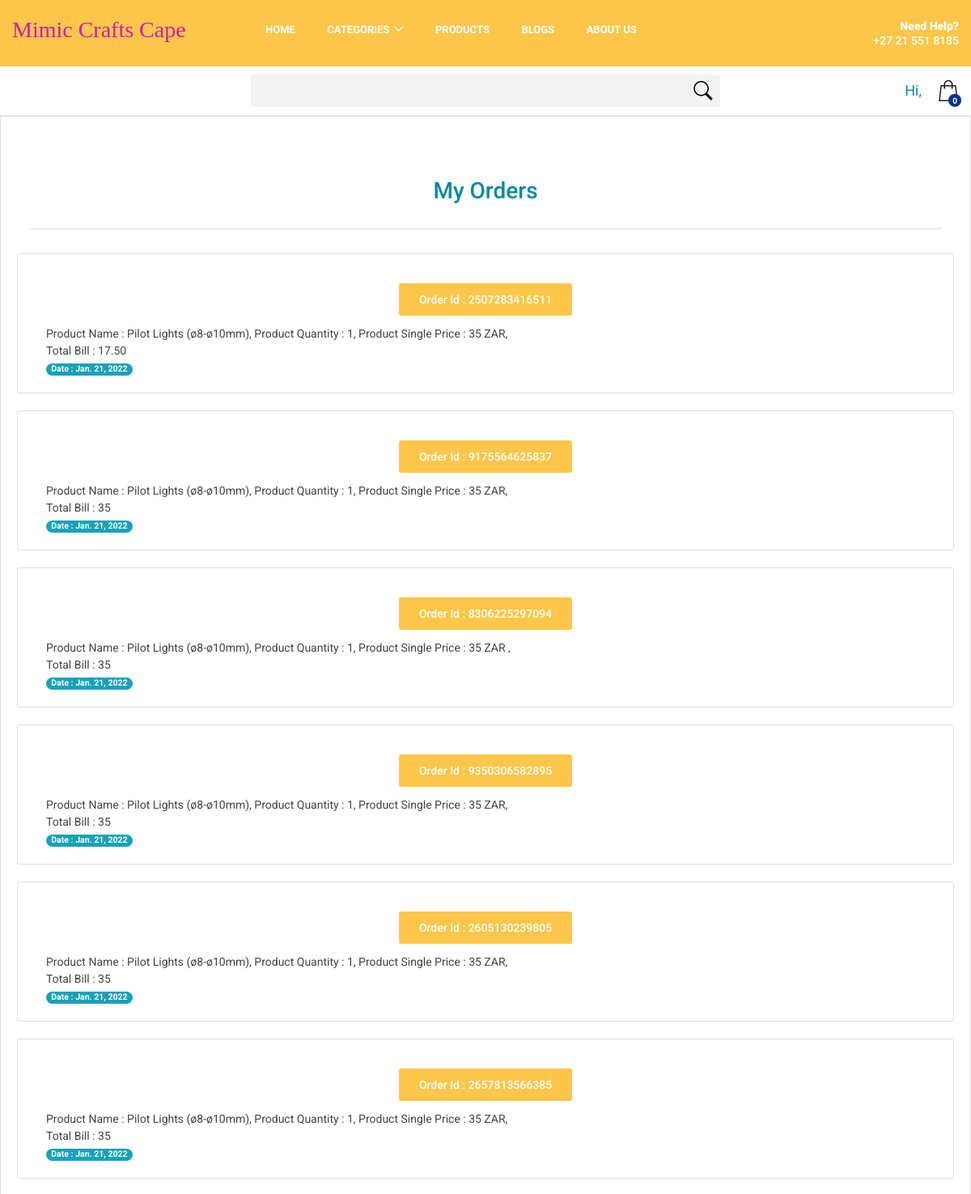
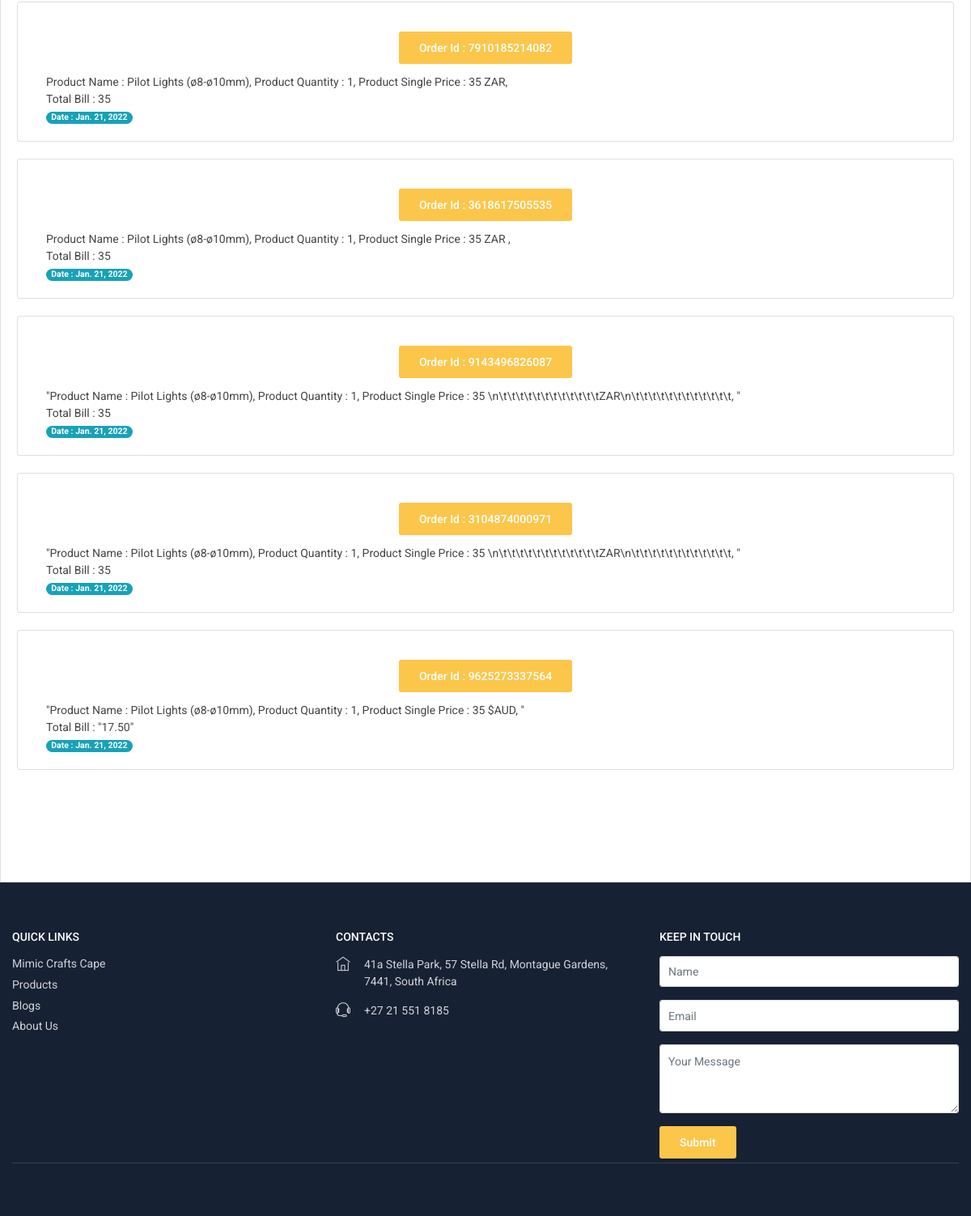
The page /my_order (signed in) on the database its author committed (2 pictures, top to bottom).
### medicifyapp/models.py (models this page shows)
class Order(models.Model):
    user=models.ForeignKey(User, on_delete=models.CASCADE)
    order_id = models.CharField(max_length=1000)
    items_json = models.TextField()
    total_bill = models.CharField(max_length=1000)
    company_name=models.CharField(max_length=1000, default='', blank=True, null=True)
    full_address = models.TextField()
    city = models.CharField(max_length=1000)
    postal_code = models.CharField(max_length=100)
    country = models.CharField(max_length=1000)
    phone = models.CharField(max_length=1000)
    email = models.CharField(max_length=1000)
    order_date = models.DateField(default=datetime.now(), blank=True)

### medicifyapp/views.py (the view)
# urls.py: path('my_order', views.my_order, name='my_order'),
def my_order(request):
    user = request.user
    user_username = User.objects.filter(username=user)
    if user_username:
        myorder_filter = Order.objects.filter(user=user).order_by('-id')
        Categories_all = Categories.objects.all()
        context13 = {'myorder_filter': myorder_filter, 'Categories_all':Categories_all}
        return render(request, 'my_order.html', context13)
    else:
        return redirect('/')

### medicifyapp/models.py (called while the page is built)
    def subcat_list(self):
        kkk = Subcategory.objects.filter(Category=self)
        return kkk

### medicifyapp/templates/my_order.html (shortened to what this page needs)
{% extends 'base.html' %}
{% block body %}
<div class="container">
<h3><p class="text-center" style="color:#07889E;">My Orders</p></h3><hr>
</div>
{% if myorder_filter %}
{% for k in myorder_filter %}
<div class="card container">
  <div class="card-body">
    <h5 class="card-title">
      <form action="/order_details" method="POST">{% csrf_token %}
        <div class="text-center">
          <input type="submit" value="Order Id : {{k.order_id}}" class="btn_1">
        </div>
      </form>
    </h5>
    <h7>{{k.items_json}}</h7></br>
    <h7>Total Bill : {{k.total_bill}}</h7><br/>
    <span class="badge badge-info badge-pill"> <h7>Date : {{k.order_date}}</h7></span>
  </div>
</div>
<br/>
{% endfor %}
{% else %}
<p class="text-center">You Have No Order To See</p>
{% endif %}
{% endblock %}

### rows shown on the page
Order: order_id "Order Id : 2507283416511", items_json "Product Name : Pilot Lights (ø8-ø10mm), Product Quantity : 1, Product Single Price : 35 ZAR,", total_bill "17.50", order_date "Jan. 21, 2022"
Order: order_id "Order Id : 9175564625837", items_json "Product Name : Pilot Lights (ø8-ø10mm), Product Quantity : 1, Product Single Price : 35 ZAR,", total_bill "35", order_date "Jan. 21, 2022"
Order: order_id "Order Id : 8306225297094", items_json "Product Name : Pilot Lights (ø8-ø10mm), Product Quantity : 1, Product Single Price : 35 ZAR ,", total_bill "35", order_date "Jan. 21, 2022"
Order: order_id "Order Id : 9350306582895", items_json "Product Name : Pilot Lights (ø8-ø10mm), Product Quantity : 1, Product Single Price : 35 ZAR,", total_bill "35", order_date "Jan. 21, 2022"
Order: order_id "Order Id : 2605130239805", items_json "Product Name : Pilot Lights (ø8-ø10mm), Product Quantity : 1, Product Single Price : 35 ZAR,", total_bill "35", order_date "Jan. 21, 2022"
Order: order_id "Order Id : 2657813566385", items_json "Product Name : Pilot Lights (ø8-ø10mm), Product Quantity : 1, Product Single Price : 35 ZAR,", total_bill "35", order_date "Jan. 21, 2022"
Order: order_id "Order Id : 7910185214082", items_json "Product Name : Pilot Lights (ø8-ø10mm), Product Quantity : 1, Product Single Price : 35 ZAR,", total_bill "35", order_date "Jan. 21, 2022"
Order: order_id "Order Id : 3618617505535", items_json "Product Name : Pilot Lights (ø8-ø10mm), Product Quantity : 1, Product Single Price : 35 ZAR ,", total_bill "35", order_date "Jan. 21, 2022"
Order: order_id "Order Id : 9143496826087", items_json "\"Product Name : Pilot Lights (ø8-ø10mm), Product Quantity : 1, Product Single Price : 35 \\n\\t\\t\\t\\t\\t\\t\\t\\t\\t\\t\\t\\tZAR\\n\\t\\t\\t\\t\\t\\t\\t\\t\\t\\t\\t\\t, \"", total_bill "35", order_date "Jan. 21, 2022"
Order: order_id "Order Id : 3104874000971", items_json "\"Product Name : Pilot Lights (ø8-ø10mm), Product Quantity : 1, Product Single Price : 35 \\n\\t\\t\\t\\t\\t\\t\\t\\t\\t\\t\\t\\tZAR\\n\\t\\t\\t\\t\\t\\t\\t\\t\\t\\t\\t\\t, \"", total_bill "35", order_date "Jan. 21, 2022"
Order: order_id "Order Id : 9625273337564", items_json "\"Product Name : Pilot Lights (ø8-ø10mm), Product Quantity : 1, Product Single Price : 35 $AUD, \"", total_bill "\"17.50\"", order_date "Jan. 21, 2022"
